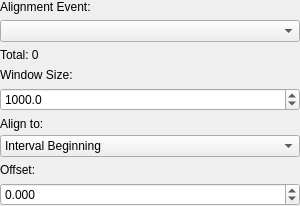
<?xml version="1.0" encoding="UTF-8"?>
<ui version="4.0">
 <class>PlotAlignmentWidget</class>
 <widget class="QWidget" name="PlotAlignmentWidget">
  <property name="geometry">
   <rect>
    <x>0</x>
    <y>0</y>
    <width>300</width>
    <height>200</height>
   </rect>
  </property>
  <layout class="QVBoxLayout" name="main_layout">
   <property name="spacing">
    <number>6</number>
   </property>
   <property name="leftMargin">
    <number>0</number>
   </property>
   <property name="topMargin">
    <number>0</number>
   </property>
   <property name="rightMargin">
    <number>0</number>
   </property>
   <property name="bottomMargin">
    <number>0</number>
   </property>
   <item>
    <widget class="QLabel" name="alignment_event_label">
     <property name="text">
      <string>Alignment Event:</string>
     </property>
    </widget>
   </item>
   <item>
    <widget class="QComboBox" name="alignment_event_combo">
     <property name="sizePolicy">
      <sizepolicy hsizetype="Expanding" vsizetype="Fixed">
       <horstretch>0</horstretch>
       <verstretch>0</verstretch>
      </sizepolicy>
     </property>
    </widget>
   </item>
   <item>
    <widget class="QLabel" name="total_count_label">
     <property name="text">
      <string>Total: 0</string>
     </property>
    </widget>
   </item>
   <item>
    <widget class="QLabel" name="window_size_label">
     <property name="text">
      <string>Window Size:</string>
     </property>
    </widget>
   </item>
   <item>
    <widget class="QDoubleSpinBox" name="window_size_spinbox">
     <property name="sizePolicy">
      <sizepolicy hsizetype="Expanding" vsizetype="Fixed">
       <horstretch>0</horstretch>
       <verstretch>0</verstretch>
      </sizepolicy>
     </property>
     <property name="decimals">
      <number>1</number>
     </property>
     <property name="minimum">
      <double>0.10000000000000001</double>
     </property>
     <property name="maximum">
      <double>999999.00000000000</double>
     </property>
     <property name="singleStep">
      <double>100.00000000000000</double>
     </property>
     <property name="value">
      <double>1000.0000000000000</double>
     </property>
    </widget>
   </item>
   <item>
    <widget class="QWidget" name="interval_alignment_widget" native="true">
     <property name="visible">
      <bool>false</bool>
     </property>
     <layout class="QVBoxLayout" name="interval_alignment_layout">
      <property name="spacing">
       <number>4</number>
      </property>
      <property name="leftMargin">
       <number>0</number>
      </property>
      <property name="topMargin">
       <number>0</number>
      </property>
      <property name="rightMargin">
       <number>0</number>
      </property>
      <property name="bottomMargin">
       <number>0</number>
      </property>
      <item>
       <widget class="QLabel" name="interval_alignment_label">
        <property name="text">
         <string>Align to:</string>
        </property>
       </widget>
      </item>
      <item>
       <widget class="QComboBox" name="interval_alignment_combo">
        <property name="sizePolicy">
         <sizepolicy hsizetype="Expanding" vsizetype="Fixed">
          <horstretch>0</horstretch>
          <verstretch>0</verstretch>
         </sizepolicy>
        </property>
        <item>
         <property name="text">
          <string>Interval Beginning</string>
         </property>
        </item>
        <item>
         <property name="text">
          <string>Interval End</string>
         </property>
        </item>
       </widget>
      </item>
     </layout>
    </widget>
   </item>
   <item>
    <widget class="QLabel" name="offset_label">
     <property name="text">
      <string>Offset:</string>
     </property>
    </widget>
   </item>
   <item>
    <widget class="QDoubleSpinBox" name="offset_spinbox">
     <property name="sizePolicy">
      <sizepolicy hsizetype="Expanding" vsizetype="Fixed">
       <horstretch>0</horstretch>
       <verstretch>0</verstretch>
      </sizepolicy>
     </property>
     <property name="decimals">
      <number>3</number>
     </property>
     <property name="minimum">
      <double>-999999.00000000000</double>
     </property>
     <property name="maximum">
      <double>999999.00000000000</double>
     </property>
     <property name="singleStep">
      <double>1.00000000000</double>
     </property>
    </widget>
   </item>
   <item>
    <spacer name="vertical_spacer">
     <property name="orientation">
      <enum>Qt::Vertical</enum>
     </property>
     <property name="sizeHint" stdset="0">
      <size>
       <width>20</width>
       <height>40</height>
      </size>
     </property>
    </spacer>
   </item>
  </layout>
 </widget>
 <resources/>
 <connections/>
</ui>
